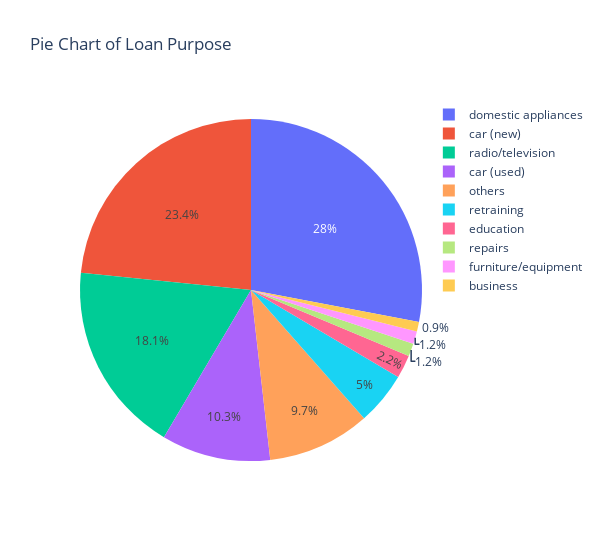

Notebook code for this chart:
### Markdown cell above
### Pie Chart

> A *pie chart* is a circular statistical graphic divided into slices to illustrate numerical proportions. Each slice of the pie represents a category from the dataset, and the size or angle of the slice corresponds to its proportion of the total. The entire "pie" represents the total data set and each "slice" represents a particular category within that data set. 

Pie charts are widely used in business and media to represent percentage or proportional data. At their best, they quickly show the relative prevalence of a small number of categories. At their worst they can become cluttered and misleading, obscuring the accurate representation of data.

Some advantages are:
- Visually simple and easily understood
- Clearly indicate proportions of a whole
- Effective when comparing a small number of categories
- Non-technical people find them easy to understand

Some advantages are:
- Inefficient for comparing individual sections when there are many categories
- Difficult to compare across multiple pie charts
- Inaccurate perception of proportions or comparisons between sections
- Technical people often generally hate them, to the extent that `Seaborn` doesn't even implement them!

### Code cell
data = df['purpose'].value_counts()

fig = px.pie(values=data.values, names=data.index, title='Pie Chart of Loan Purpose', width=600)
fig.show()

### Figure 1 — Plotly figure (JSON) as saved in the notebook; plotly's stock layout.template omitted (floating-point values rounded to 4 significant figures)
{"data": [{"domain": {"x": [0, 1], "y": [0, 1]}, "hovertemplate": "label=%{label}<br>value=%{value}<extra></extra>", "labels": ["domestic appliances", "car (new)", "radio/television", "car (used)", "others", "retraining", "education", "repairs", "furniture/equipment", "business"], "legendgroup": "", "name": "", "showlegend": true, "type": "pie", "values": [280, 234, 181, 103, 97, 50, 22, 12, 12, 9]}], "layout": {"legend": {"tracegroupgap": 0}, "title": {"text": "Pie Chart of Loan Purpose"}, "width": 600}}
